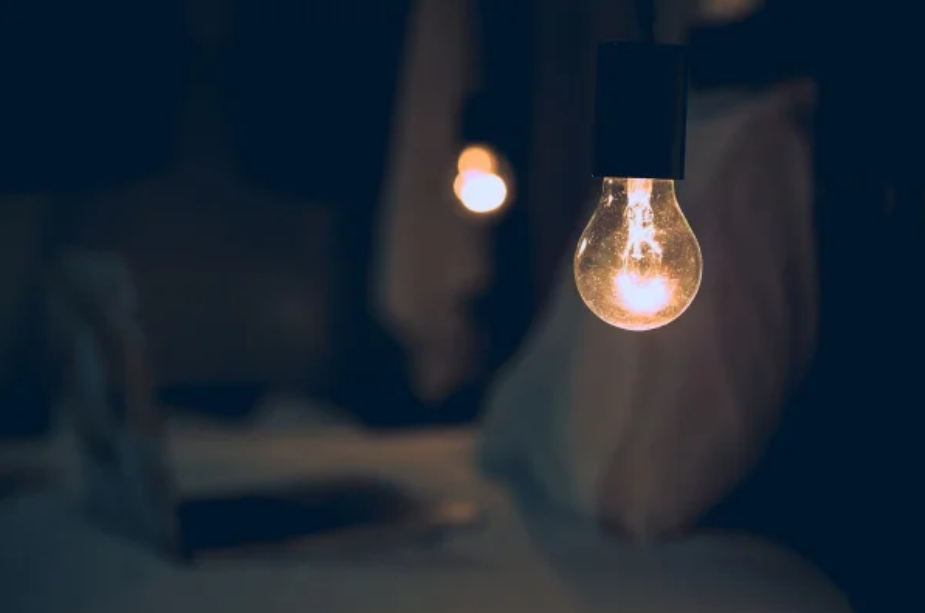
#> input picture image/1.png, 925 x 613 px
$ jupyter execute Morfologias.ipynb
#> lines starting #> are read from the running program, lines starting #| are printed output that depends on the picture; after the words box and inside, x2 and y2 are one past the last pixel; in counts of white or black regions, pixels touching at a corner belong together; long printed decimals are rounded
# 0. Cargar y mostrar las imagenes a color

[cell 1]
import cv2
import matplotlib.pyplot as plt


# Cargar las imagenes en color
imagenes = ['../image/1.png', '../image/2.png', '../image/3.png', '../image/4.png']

for i in range(len(imagenes)):


    # Cargar la imagen en color (por defecto cv2.imread carga en BGR)
    imagen_color = cv2.imread(imagenes[i], cv2.IMREAD_COLOR)
#> imagen_color is the input picture: shape (613, 925, 3); mean B, G, R 50.6, 39.8, 29.8


    # Como Matplotlib espera RGB, convertimos de BGR a RGB
    imagen_rgb = cv2.cvtColor(imagen_color, cv2.COLOR_BGR2RGB)

    # Mostrar con Matplotlib
    plt.imshow(imagen_rgb)
    plt.title("Imagen a color")
    plt.axis("off")
    plt.show()

# 1. Operaciones morfologicas

[cell 2]
import cv2
import numpy as np
import matplotlib.pyplot as plt

# Lista de imágenes a procesar
imagenes = ['../image/1.png', '../image/2.png', '../image/3.png', '../image/4.png']
#> imagenes = ['../image/1.png', '../image/2.png', '../image/3.png', '../image/4.png']

# Crear un kernel para las operaciones morfológicas
kernel = np.ones((7, 7), np.uint8)

for i in range(len(imagenes)):
    # Cargar la imagen en escala de grises
    image = cv2.imread(imagenes[i], cv2.IMREAD_GRAYSCALE)
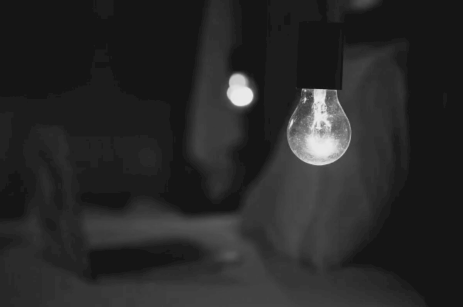
#> image: shape (613, 925) (shown at 1/2 size); min 21, max 238, mean 39.9

    # Mostrar la imagen original
    plt.figure(figsize=(10, 6))
    plt.subplot(2, 3, 1)
    plt.imshow(image, cmap='gray')
    plt.title('Imagen Original')
    plt.axis('off')

    # Preprocesamiento: convertir la imagen a binaria usando umbralización
    _, binary_image = cv2.threshold(image, 127, 255, cv2.THRESH_BINARY)
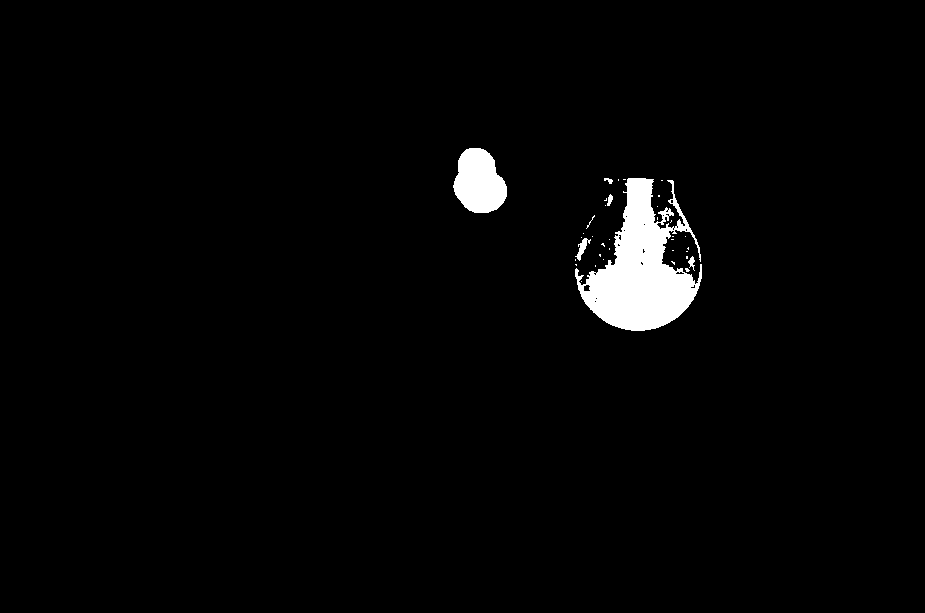
#> binary_image: shape (613, 925); 2.3% white; 37 white regions (31 under 20 px), largest, box (x1, y1, x2, y2) and area: (575, 178, 702, 331) 9844, (453, 148, 507, 213) 2576, (575, 238, 591, 261) 130, (688, 256, 695, 271) 51, (607, 194, 613, 206) 44, (604, 178, 613, 184) 31

    # Operaciones morfológicas
    # Apertura: elimina el ruido (elimina pequeñas manchas en el fondo)
    opening = cv2.morphologyEx(binary_image, cv2.MORPH_OPEN, kernel)
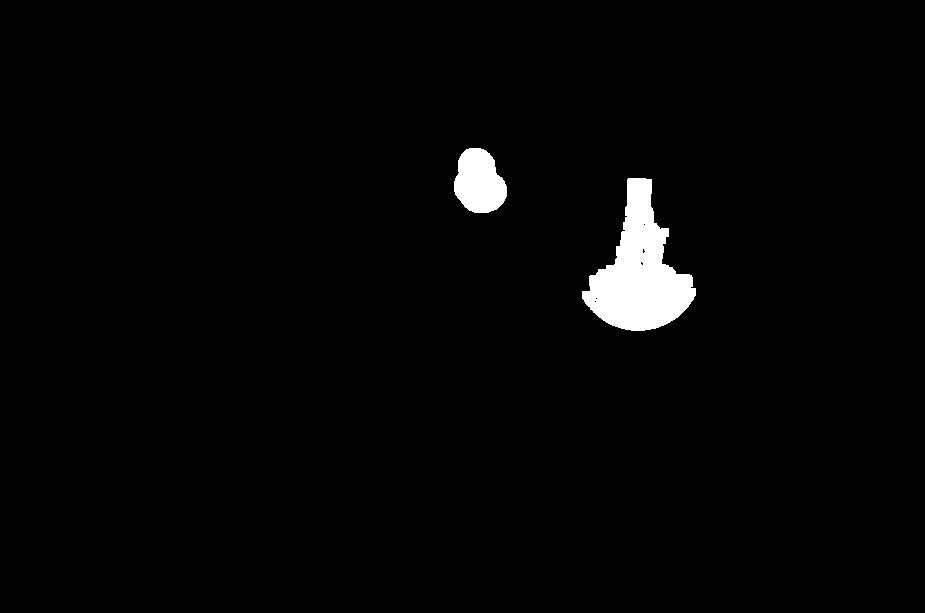
#> opening: shape (613, 925); 2% white; 2 white regions, box (x1, y1, x2, y2) and area: (582, 178, 696, 331) 8878, (454, 148, 507, 213) 2573

    # Cierre: llena los agujeros dentro de los objetos
    closing = cv2.morphologyEx(opening, cv2.MORPH_CLOSE, kernel)
#> closing: shape (613, 925); 2% white; 2 white regions

    # Mostrar las imágenes después de las operaciones morfológicas
    plt.subplot(2, 3, 2)
    plt.imshow(opening, cmap='gray')
    plt.title('Apertura')
    plt.axis('off')

    plt.subplot(2, 3, 3)
    plt.imshow(closing, cmap='gray')
    plt.title('Cierre')
    plt.axis('off')

    # Detección de contornos para obtener los objetos segmentados
    contours, _ = cv2.findContours(closing, cv2.RETR_EXTERNAL, cv2.CHAIN_APPROX_SIMPLE)
#> contours = 2 contours; box (x1, y1, x2, y2) and area: (582, 178, 696, 331) 8687, (454, 148, 507, 213) 2488

    # Dibujar los contornos en la imagen original para visualización
    contour_image = cv2.drawContours(np.copy(image), contours, -1, (255, 255, 255), 2)

    # Mostrar los contornos
    plt.subplot(2, 3, 4)
    plt.imshow(contour_image, cmap='gray')
    plt.title('Contornos detectados')
    plt.axis('off')

    # Extraer características geométricas: área y perímetro
    areas = []
    perimeters = []
    for contour in contours:
        area = cv2.contourArea(contour)
        perimeter = cv2.arcLength(contour, True)  # 'True' porque es un contorno cerrado
        areas.append(area)
        perimeters.append(perimeter)
#> this loop made 2 passes
#> (area, perimeter) on passes 1 to 2: (8687, 486.6), (2488, 195.7)
#> after the loop, areas = [8687, 2488]; perimeters = [486.6, 195.7]

    # Mostrar estadísticas
    print(f"Imagen {i+1}:")
#| Imagen 1:
    print("Áreas de los objetos detectados:", areas)
#| Áreas de los objetos detectados: [8687.0, 2488.0]
    print("Perímetros de los objetos detectados:", perimeters)
#| Perímetros de los objetos detectados: [486.593, 195.681]
    print("-" * 50)

    # Mostrar los valores de área y perímetro en el documento
    plt.subplot(2, 3, 5)
    plt.imshow(closing, cmap='gray')
    plt.title('Resultados finales')
    plt.axis('off')

    # Mostrar la gráfica con los valores de área y perímetro
    plt.subplot(2, 3, 6)
    if areas and perimeters:  # Solo graficar si hay contornos detectados
        plt.plot(areas, label="Áreas", color="blue", marker='o')
        plt.plot(perimeters, label="Perímetros", color="red", marker='s')
        plt.legend()
        plt.title('Características de los objetos')
        plt.xlabel('Objeto indexado')
        plt.ylabel('Valor')
    else:
        plt.text(0.5, 0.5, 'No se detectaron\ncontornos',
                horizontalalignment='center', verticalalignment='center',
                transform=plt.gca().transAxes, fontsize=12)
        plt.title('Sin objetos detectados')

    plt.tight_layout()
    plt.show()
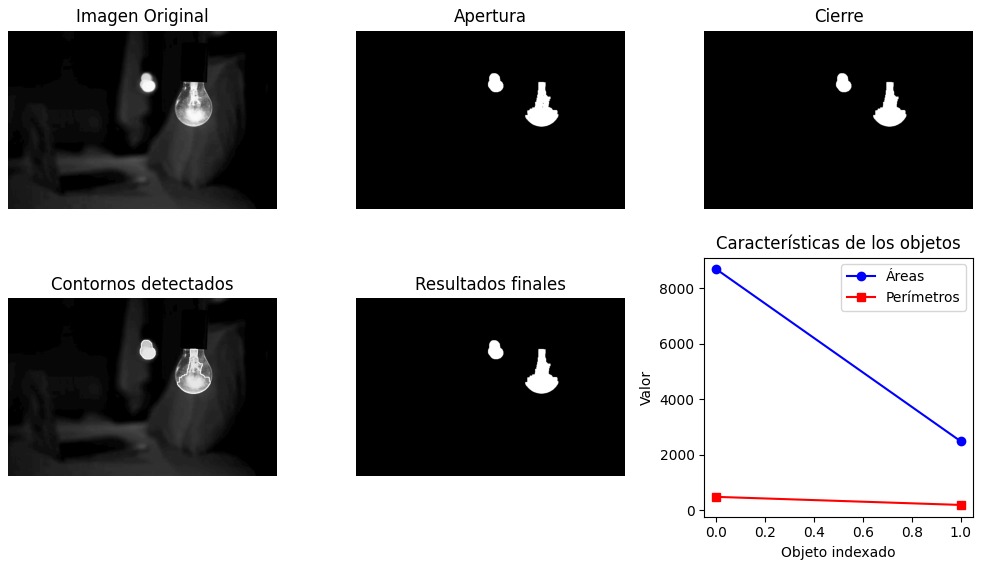
#> figure drawn by matplotlib, 6 panels

    # Guardar las imágenes procesadas
    cv2.imwrite(f"../image/resultados/morfologias/morfologico/imagen-original-{i+1}.png", image)
    cv2.imwrite(f"../image/resultados/morfologias/morfologico/imagen-apertura-{i+1}.png", opening)
    cv2.imwrite(f"../image/resultados/morfologias/morfologico/imagen-cierre-{i+1}.png", closing)
    cv2.imwrite(f"../image/resultados/morfologias/morfologico/imagen-contornos-{i+1}.png", contour_image)

    print(f"Valores de píxel en (100,200) - Imagen {i+1}:")
#| Valores de píxel en (100,200) - Imagen 1:
    print(f"Original: {image[100, 200]}")
#| Original: 28
    print(f"Apertura: {opening[100, 200]}")
#| Apertura: 0
    print(f"Cierre: {closing[100, 200]}")
#| Cierre: 0
    print("=" * 50)

# Operaciones Morfológicas

- Erosión
- Dilatación
- Apertura
- Cierre
- Gradiente Morfológico
- Top-Hat
- Black-Hat

[cell 3]
import cv2
import numpy as np
import matplotlib.pyplot as plt
import os

# Lista de imágenes a procesar
imagenes = ['../image/1.png', '../image/2.png', '../image/3.png', '../image/4.png']

# Carpeta de salida
output_dir = "../image/resultados/morfologias/"
os.makedirs(output_dir, exist_ok=True)

# Crear un kernel para las operaciones morfológicas
kernel = np.ones((7, 7), np.uint8)

for i, path in enumerate(imagenes):
    # Cargar la imagen en escala de grises
    image = cv2.imread(path, cv2.IMREAD_GRAYSCALE)

    # Preprocesamiento: convertir la imagen a binaria usando umbralización
    _, binary_image = cv2.threshold(image, 127, 255, cv2.THRESH_BINARY)

    # ---- Operaciones morfológicas ----
    erosion = cv2.erode(binary_image, kernel, iterations=1)
#> erosion: shape (613, 925); 1.6% white; 2 white regions, box (x1, y1, x2, y2) and area: (585, 181, 693, 328) 6947, (457, 151, 504, 210) 1895
    dilatacion = cv2.dilate(binary_image, kernel, iterations=1)
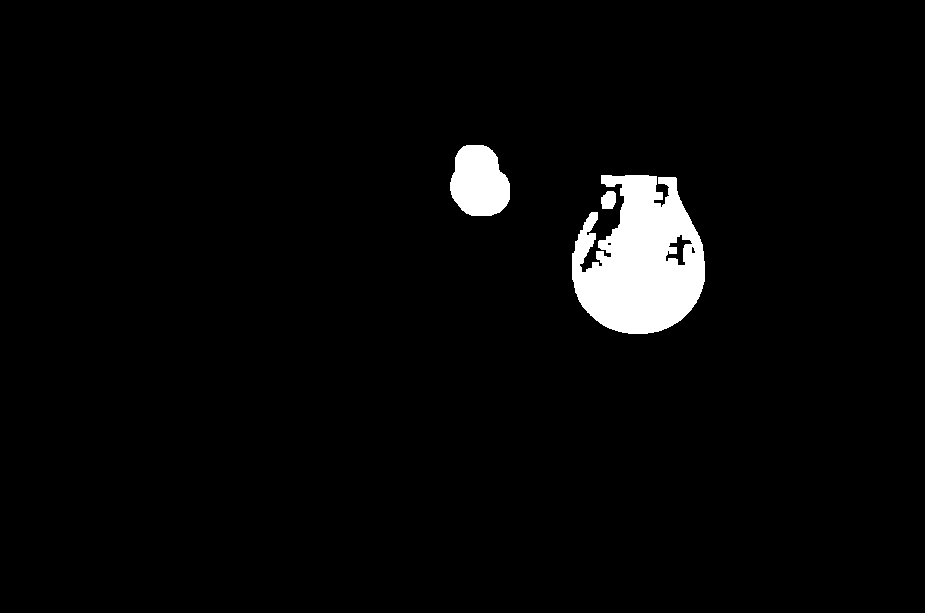
#> dilatacion: shape (613, 925); 3.2% white; 3 white regions, box (x1, y1, x2, y2) and area: (572, 175, 705, 334) 14735, (450, 145, 510, 216) 3327, (601, 191, 616, 209) 226
    apertura = cv2.morphologyEx(binary_image, cv2.MORPH_OPEN, kernel)
    cierre = cv2.morphologyEx(binary_image, cv2.MORPH_CLOSE, kernel)
#> cierre: shape (613, 925); 2.5% white; 9 white regions (6 under 20 px), largest, box (x1, y1, x2, y2) and area: (575, 178, 702, 331) 11222, (453, 148, 507, 213) 2577, (604, 194, 613, 206) 64
    gradiente = cv2.morphologyEx(binary_image, cv2.MORPH_GRADIENT, kernel)
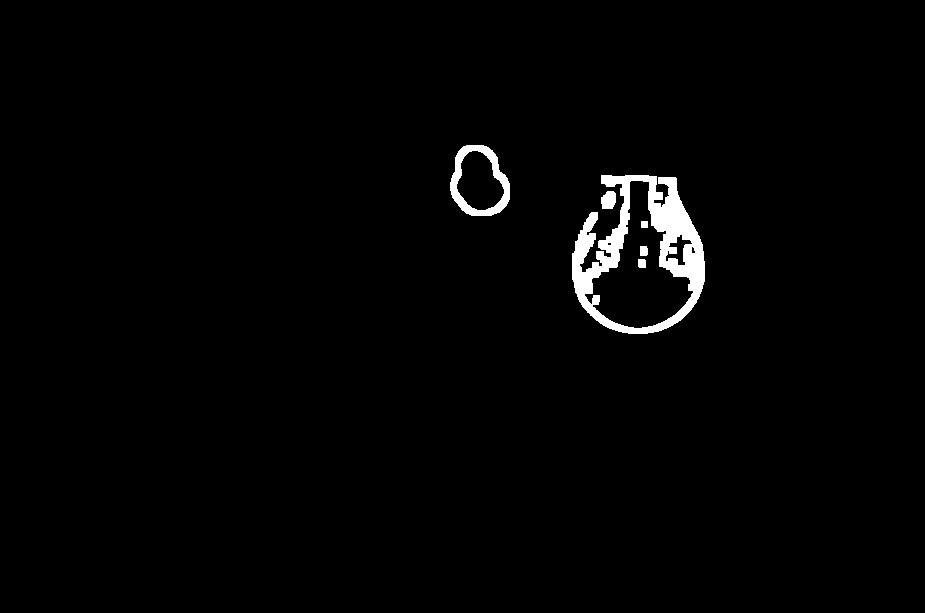
#> gradiente: shape (613, 925); 1.7% white; 6 white regions, box (x1, y1, x2, y2) and area: (572, 175, 705, 334) 7592, (450, 145, 510, 216) 1432, (601, 191, 616, 209) 226, (640, 246, 648, 256) 77, (638, 259, 646, 268) 70, (641, 221, 648, 228) 49
    tophat = cv2.morphologyEx(binary_image, cv2.MORPH_TOPHAT, kernel)
#> tophat: shape (613, 925); 0.24% white; 66 white regions (55 under 20 px), largest, box (x1, y1, x2, y2) and area: (666, 180, 701, 262) 393, (575, 268, 589, 297) 134, (575, 238, 591, 261) 130
    blackhat = cv2.morphologyEx(binary_image, cv2.MORPH_BLACKHAT, kernel)
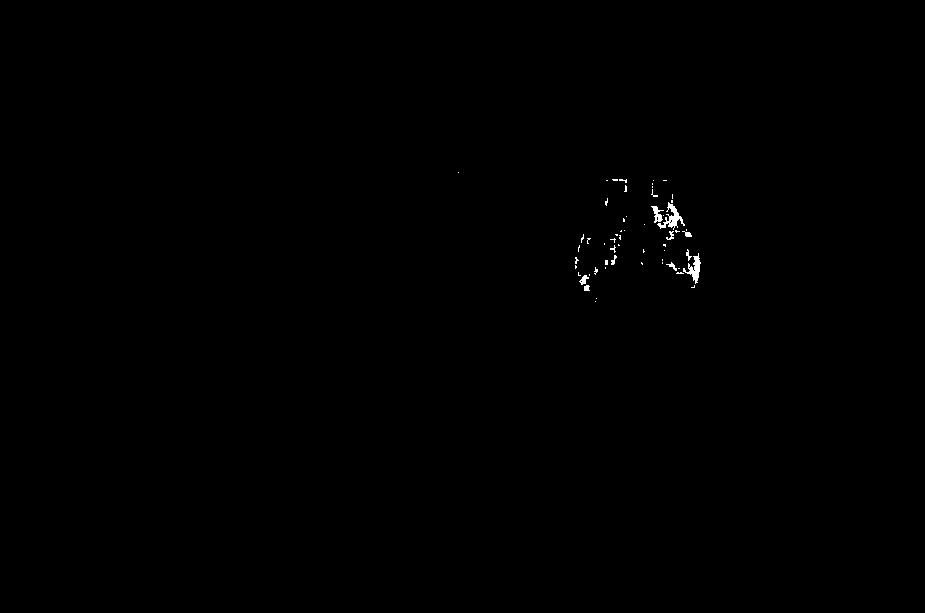
#> blackhat: shape (613, 925); 0.2% white; 58 white regions (48 under 20 px), largest, box (x1, y1, x2, y2) and area: (657, 202, 685, 230) 257, (683, 253, 701, 284) 211, (651, 206, 664, 223) 101

    # ---- Mostrar resultados ----
    titles = [
        "Original", "Erosión", "Dilatación", "Apertura",
        "Cierre", "Gradiente", "Top-hat", "Black-hat"
    ]
    images = [
        binary_image, erosion, dilatacion, apertura,
        cierre, gradiente, tophat, blackhat
    ]

    plt.figure(figsize=(12, 8))
    for j in range(8):
        plt.subplot(2, 4, j+1)
        plt.imshow(images[j], cmap="gray")
        plt.title(titles[j])
        plt.axis("off")
    plt.suptitle(f"Operaciones Morfológicas - Imagen {i+1}", fontsize=16)
    plt.tight_layout()
    plt.show()

    # ---- Guardar resultados ----
    cv2.imwrite(os.path.join(output_dir, f"imagen{i+1}_original.png"), binary_image)
    cv2.imwrite(os.path.join(output_dir, f"imagen{i+1}_erosion.png"), erosion)
    cv2.imwrite(os.path.join(output_dir, f"imagen{i+1}_dilatacion.png"), dilatacion)
    cv2.imwrite(os.path.join(output_dir, f"imagen{i+1}_apertura.png"), apertura)
    cv2.imwrite(os.path.join(output_dir, f"imagen{i+1}_cierre.png"), cierre)
    cv2.imwrite(os.path.join(output_dir, f"imagen{i+1}_gradiente.png"), gradiente)
    cv2.imwrite(os.path.join(output_dir, f"imagen{i+1}_tophat.png"), tophat)
    cv2.imwrite(os.path.join(output_dir, f"imagen{i+1}_blackhat.png"), blackhat)

    print(f"Procesada imagen {i+1} y guardada en {output_dir}")
#| Procesada imagen 1 y guardada en ../image/resultados/morfologias/

# Esqueletizacion

[cell 4]
import cv2
import numpy as np
import matplotlib.pyplot as plt

# Lista de imágenes originales
imagenes = ['../image/1.png', '../image/2.png', '../image/3.png', '../image/4.png']

for i in range(len(imagenes)):
    # Cargar la imagen en escala de grises
    image = cv2.imread(imagenes[i], cv2.IMREAD_GRAYSCALE)

    # Umbralizar para obtener binaria
    _, binary_image = cv2.threshold(image, 127, 255, cv2.THRESH_BINARY)

    # Esqueletización con OpenCV contrib
    skeleton = cv2.ximgproc.thinning(binary_image)
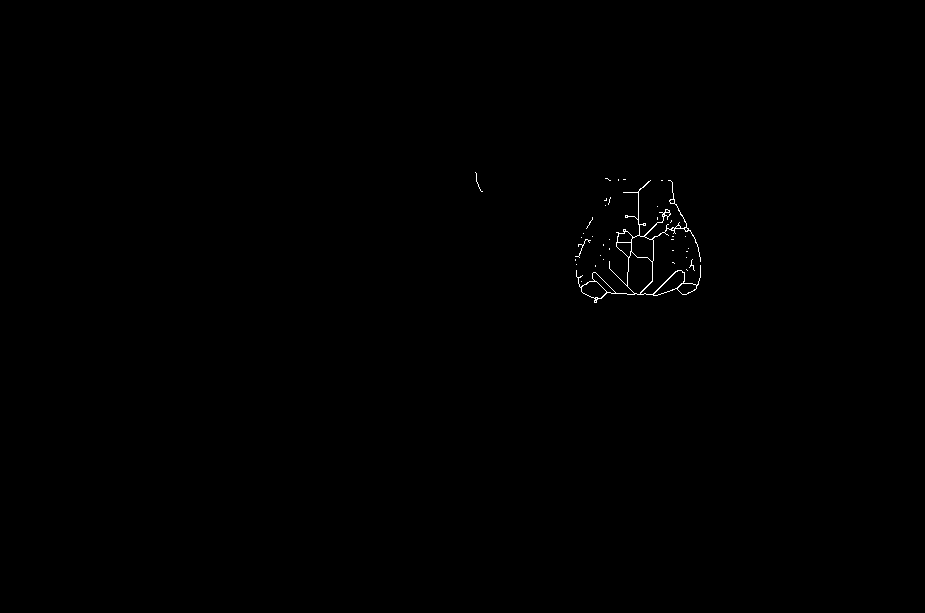
#> skeleton: shape (613, 925); 0.2% white in thin lines or dots, all inside (x1, y1, x2, y2) = (475, 172, 701, 303)

    # Mostrar resultados
    plt.figure(figsize=(8,4))
    plt.subplot(1,2,1)
    plt.imshow(binary_image, cmap='gray')
    plt.title("Imagen Binaria")
    plt.axis("off")

    plt.subplot(1,2,2)
    plt.imshow(skeleton, cmap='gray')
    plt.title("Esqueletización")
    plt.axis("off")

    plt.tight_layout()
    plt.show()

    # Guardar resultado
    cv2.imwrite(f"../image/resultados/morfologias/esqueletizacion/imagen-esqueleto-{i+1}.png", skeleton)

# Análisis de propiedades (regionprops)

[cell 5]
import cv2
import numpy as np
import matplotlib.pyplot as plt

# Lista de imágenes originales
imagenes = ['../image/1.png', '../image/2.png', '../image/3.png', '../image/4.png']

for i in range(len(imagenes)):
    # Cargar la imagen en escala de grises
    image = cv2.imread(imagenes[i], cv2.IMREAD_GRAYSCALE)

    # Umbralizar
    _, binary_image = cv2.threshold(image, 127, 255, cv2.THRESH_BINARY)

    # Invertir para preparar floodFill
    inv_img = cv2.bitwise_not(binary_image)

    # Crear máscara para floodFill (2 pixeles más grandes)
    h, w = inv_img.shape[:2]
    mask = np.zeros((h+2, w+2), np.uint8)

    # FloodFill desde la esquina (0,0)
    floodfilled = inv_img.copy()
    cv2.floodFill(floodfilled, mask, (0,0), 255)

    # Invertir floodfilled y combinar con binaria original
    floodfilled_inv = cv2.bitwise_not(floodfilled)
    filled_image = binary_image | floodfilled_inv

    # Mostrar resultados
    plt.figure(figsize=(8,4))
    plt.subplot(1,2,1)
    plt.imshow(binary_image, cmap='gray')
    plt.title("Binaria")
    plt.axis("off")

    plt.subplot(1,2,2)
    plt.imshow(filled_image, cmap='gray')
    plt.title("Huecos Rellenos")
    plt.axis("off")

    plt.tight_layout()
    plt.show()

    # Guardar resultado
    cv2.imwrite(f"../image/resultados/morfologias/huecos/imagen-huecos-{i+1}.png", filled_image)

[cell 6]
import cv2
import numpy as np
import matplotlib.pyplot as plt
from skimage.measure import label, regionprops
import os

# Lista de imágenes originales
imagenes = ['../image/1.png', '../image/2.png', '../image/3.png', '../image/4.png']

# Carpeta donde guardar los resultados
output_dir = "../image/resultados/morfologias/regionprops/"
os.makedirs(output_dir, exist_ok=True)

for i in range(len(imagenes)):
    # Cargar imagen en escala de grises
    image = cv2.imread(imagenes[i], cv2.IMREAD_GRAYSCALE)

    # Binarizar (ajusta el threshold si es necesario)
    _, binary = cv2.threshold(image, 127, 255, cv2.THRESH_BINARY)

    # Convertir a etiquetas de regiones
    labeled = label(binary)

    # Medir propiedades de cada región
    props = regionprops(labeled)

    # Mostrar imagen y propiedades
    fig, ax = plt.subplots(figsize=(8,6))
    ax.imshow(binary, cmap='gray')
    ax.set_title(f"Análisis de regiones - Imagen {i+1}")

    for region in props:
        # Solo considerar regiones suficientemente grandes (para evitar ruido)
        if region.area >= 50:
            # Extraer propiedades
            y0, x0 = region.centroid
            minr, minc, maxr, maxc = region.bbox
            orientation = region.orientation
            area = region.area
            perimeter = region.perimeter

            # Dibujar bounding box
            rect = plt.Rectangle((minc, minr), maxc-minc, maxr-minr,
                                 fill=False, edgecolor='red', linewidth=2)
            ax.add_patch(rect)

            # Dibujar centroide
            ax.plot(x0, y0, 'bo', markersize=5)

            # Mostrar texto con propiedades principales
            ax.text(x0+5, y0, f"A:{area}, P:{int(perimeter)}",
                    color='yellow', fontsize=8, bbox=dict(facecolor='black', alpha=0.5))

            # Mostrar orientación (una línea indicando dirección principal)
            x1 = x0 + np.cos(orientation) * 50
            y1 = y0 - np.sin(orientation) * 50
            ax.plot((x0, x1), (y0, y1), '-g', linewidth=2)

            # Imprimir resultados en consola
            print(f"Imagen {i+1} - Objeto:")
            print(f"  Área: {area}")
            print(f"  Perímetro: {perimeter:.2f}")
            print(f"  Centroide: {region.centroid}")
            print(f"  Orientación: {np.degrees(orientation):.2f} grados")
            print(f"  Bounding Box: {region.bbox}")
            print("-"*50)

    # Guardar resultado
    output_path = os.path.join(output_dir, f"imagen-regionprops-{i+1}.png")
    plt.savefig(output_path, dpi=150, bbox_inches="tight")
    print(f"✅ Imagen {i+1} guardada en: {output_path}")

    # Mostrar imagen
    plt.show()
